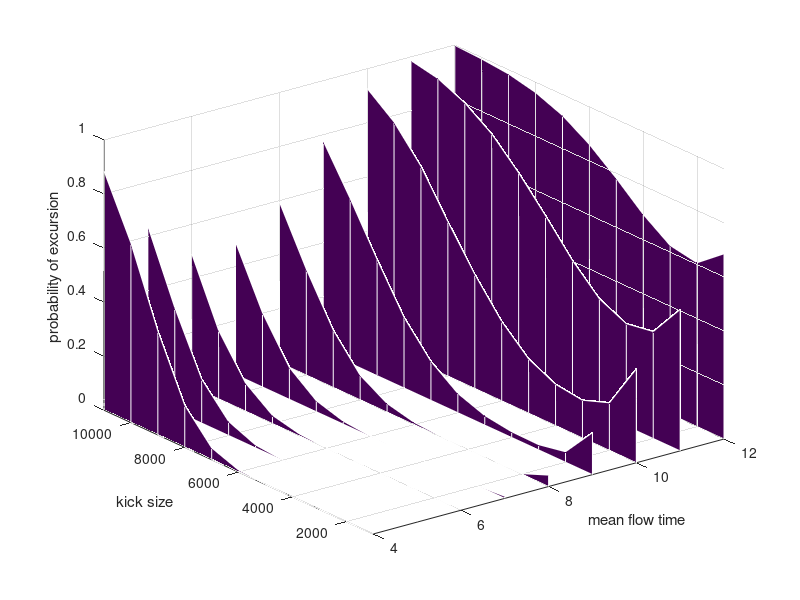

Write the MATLAB code that produced this figure. (Note: this script raises an error after producing the figure.)
probabilities = importdata("probability_of_excursion_data_matrix.mat");
kvalue = [1000:1000:11000];
tvalue = [4:1:12];
[t,k] = meshgrid(tvalue,kvalue);

% create nine probability_matrix that record probability of excursion based on kick sizes for each tau value
% plot each probability_matrix to get a slice
% hold on to get the whole graph
figure(1)
for i = 1:9
    A=zeros(2,1)+tvalue(i);
    probability_matrix = zeros(11, 2);
    probability_matrix(:,2) = probabilities(:,i);
    surf(A,kvalue,probability_matrix,'EdgeColor','white')
    hold on
end

xlabel('mean flow time')
ylabel('kick size')
zlabel('probability of excursion')

grid on
ylim([1000 11000])
zticks([0,0.2,0.4,0.6,0.8,1.0])
ax = gca; 
ax.XAxis.FontSize = 16;
ax.YAxis.FontSize = 16;
ax.ZAxis.FontSize = 16;
set(gca,'LooseInset',get(gca,'TightInset'));
%title('kick size vs. probability of excursion, different \tau slices','FontSize',16)
hold off

eps_save(1,'rectangle_3D')

function y = eps_save(fig_number,filename)
figure(fig_number)
set(gcf,'PaperUnits','inches');
oldsizes = get(gcf,'PaperPosition');
% This returns [x y width height]
newwidth = 3.2;
newheight = oldsizes(4)/oldsizes(3)*newwidth;
set(gcf,'PaperPosition',[0 0 newwidth newheight]);
print('-opengl',filename,'-depsc','-r300')
end
